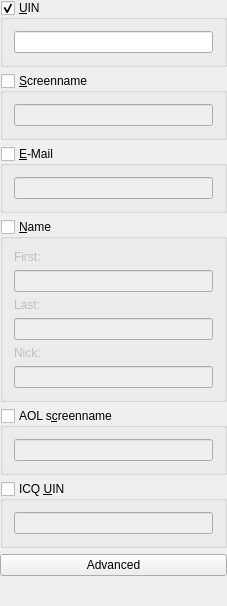
<?xml version="1.0" encoding="UTF-8"?>
<ui version="4.0">
 <class>ICQSearchBase</class>
 <widget class="QWidget" name="ICQSearchBase">
  <property name="geometry">
   <rect>
    <x>0</x>
    <y>0</y>
    <width>227</width>
    <height>606</height>
   </rect>
  </property>
  <property name="windowTitle">
   <string>Form1</string>
  </property>
  <layout class="QVBoxLayout">
   <property name="margin">
    <number>0</number>
   </property>
   <item>
    <widget class="RadioGroup" name="grpUin">
     <property name="title">
      <string>&amp;UIN</string>
     </property>
     <property name="checkable">
      <bool>true</bool>
     </property>
     <layout class="QVBoxLayout">
      <property name="margin">
       <number>11</number>
      </property>
      <item>
       <widget class="QLineEdit" name="edtUIN"/>
      </item>
     </layout>
    </widget>
   </item>
   <item>
    <widget class="RadioGroup" name="grpScreen">
     <property name="title">
      <string>&amp;Screenname</string>
     </property>
     <property name="checkable">
      <bool>true</bool>
     </property>
     <property name="checked">
      <bool>false</bool>
     </property>
     <layout class="QVBoxLayout">
      <property name="margin">
       <number>11</number>
      </property>
      <item>
       <widget class="QLineEdit" name="edtScreen"/>
      </item>
     </layout>
    </widget>
   </item>
   <item>
    <widget class="RadioGroup" name="grpMail">
     <property name="title">
      <string>&amp;E-Mail</string>
     </property>
     <property name="checkable">
      <bool>true</bool>
     </property>
     <property name="checked">
      <bool>false</bool>
     </property>
     <layout class="QVBoxLayout">
      <property name="margin">
       <number>11</number>
      </property>
      <item>
       <widget class="QLineEdit" name="edtMail"/>
      </item>
     </layout>
    </widget>
   </item>
   <item>
    <widget class="RadioGroup" name="grpName">
     <property name="title">
      <string>&amp;Name</string>
     </property>
     <property name="checkable">
      <bool>true</bool>
     </property>
     <property name="checked">
      <bool>false</bool>
     </property>
     <layout class="QVBoxLayout">
      <property name="margin">
       <number>11</number>
      </property>
      <item>
       <widget class="QLabel" name="lblFirst">
        <property name="text">
         <string>First:</string>
        </property>
        <property name="alignment">
         <set>Qt::AlignLeading|Qt::AlignLeft|Qt::AlignVCenter</set>
        </property>
        <property name="wordWrap">
         <bool>false</bool>
        </property>
       </widget>
      </item>
      <item>
       <widget class="QLineEdit" name="edtFirst"/>
      </item>
      <item>
       <widget class="QLabel" name="lblLast">
        <property name="text">
         <string>Last:</string>
        </property>
        <property name="wordWrap">
         <bool>false</bool>
        </property>
       </widget>
      </item>
      <item>
       <widget class="QLineEdit" name="edtLast"/>
      </item>
      <item>
       <widget class="QLabel" name="lblNick">
        <property name="text">
         <string>Nick:</string>
        </property>
        <property name="wordWrap">
         <bool>false</bool>
        </property>
       </widget>
      </item>
      <item>
       <widget class="QLineEdit" name="edtNick"/>
      </item>
     </layout>
    </widget>
   </item>
   <item>
    <widget class="RadioGroup" name="grpAOL">
     <property name="title">
      <string>AOL s&amp;creenname</string>
     </property>
     <property name="checkable">
      <bool>true</bool>
     </property>
     <property name="checked">
      <bool>false</bool>
     </property>
     <layout class="QVBoxLayout">
      <property name="margin">
       <number>11</number>
      </property>
      <item>
       <widget class="QLineEdit" name="edtAOL"/>
      </item>
     </layout>
    </widget>
   </item>
   <item>
    <widget class="RadioGroup" name="grpAOL_UIN">
     <property name="title">
      <string>ICQ &amp;UIN</string>
     </property>
     <property name="checkable">
      <bool>true</bool>
     </property>
     <property name="checked">
      <bool>false</bool>
     </property>
     <layout class="QVBoxLayout">
      <property name="margin">
       <number>11</number>
      </property>
      <item>
       <widget class="QLineEdit" name="edtAOL_UIN"/>
      </item>
     </layout>
    </widget>
   </item>
   <item>
    <widget class="QPushButton" name="btnAdvanced">
     <property name="text">
      <string>Advanced</string>
     </property>
    </widget>
   </item>
   <item>
    <spacer name="Spacer9">
     <property name="orientation">
      <enum>Qt::Vertical</enum>
     </property>
     <property name="sizeType">
      <enum>QSizePolicy::Expanding</enum>
     </property>
     <property name="sizeHint" stdset="0">
      <size>
       <width>20</width>
       <height>20</height>
      </size>
     </property>
    </spacer>
   </item>
  </layout>
 </widget>
 <customwidgets>
  <customwidget>
   <class>RadioGroup</class>
   <extends>QGroupBox</extends>
   <header>simgui/intedit.h</header>
   <container>1</container>
  </customwidget>
 </customwidgets>
 <tabstops>
  <tabstop>edtUIN</tabstop>
  <tabstop>edtScreen</tabstop>
  <tabstop>edtMail</tabstop>
  <tabstop>edtFirst</tabstop>
  <tabstop>edtLast</tabstop>
  <tabstop>edtNick</tabstop>
  <tabstop>edtAOL</tabstop>
  <tabstop>edtAOL_UIN</tabstop>
  <tabstop>btnAdvanced</tabstop>
 </tabstops>
 <resources/>
 <connections/>
</ui>
